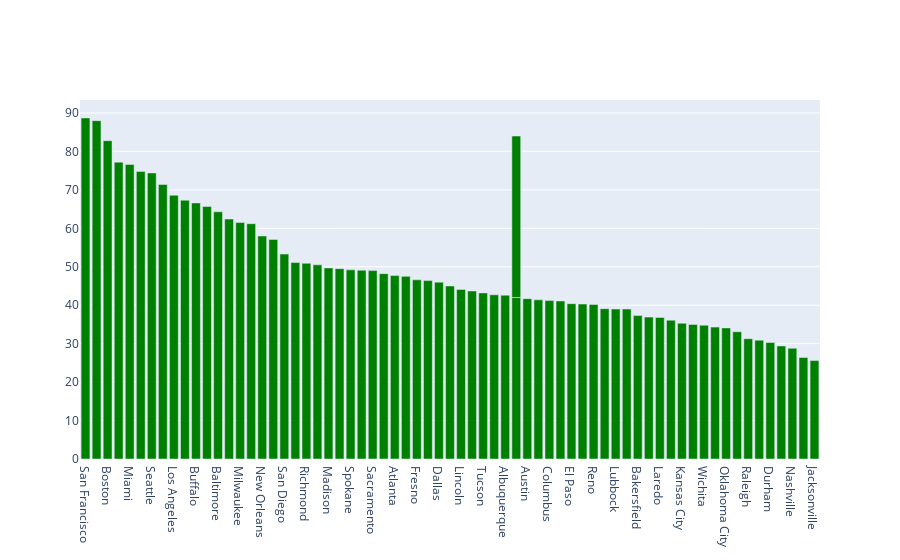

Here is the notebook cell this chart was saved with:
### Markdown cell above
### Let's look at visualizations of the data. Let's first look at the walkability scores across US Cities. The higher the Walk Score the more walkable a city is.

### Code cell
combined_data_sorted = combined_data.sort_values(by="Walk Score", ascending=False)

fig = go.Figure()
fig.add_trace(go.Bar(x=combined_data_sorted["City"], y=combined_data_sorted["Walk Score"], marker_color='green'))

fig.show()

### Figure 1 — Plotly figure (JSON) as saved in the notebook; plotly's stock layout.template omitted (floating-point values rounded to 4 significant figures)
{"data": [{"marker": {"color": "green"}, "type": "bar", "x": ["San Francisco", "New York", "Boston", "Chicago", "Miami", "Philadelphia", "Seattle", "Minneapolis", "Los Angeles", "Portland", "Buffalo", "St. Louis", "Baltimore", "Pittsburgh", "Milwaukee", "Denver", "New Orleans", "Cleveland", "San Diego", "Detroit", "Richmond", "San Jose", "Madison", "Tampa", "Spokane", "Cincinnati", "Sacramento", "Omaha", "Atlanta", "Houston", "Fresno", "Toledo", "Dallas", "Des Moines", "Lincoln", "Stockton", "Tucson", "Riverside", "Albuquerque", "Las Vegas", "Las Vegas", "Austin", "Phoenix", "Columbus", "Orlando", "El Paso", "Corpus Christi", "Reno", "Baton Rouge", "Lubbock", "Tulsa", "Bakersfield", "San Antonio", "Laredo", "Colorado Springs", "Kansas City", "Memphis", "Wichita", "Lexington", "Oklahoma City", "Virginia Beach", "Raleigh", "Anchorage", "Durham", "Greensboro", "Nashville", "Charlotte", "Jacksonville"], "y": [88.7, 88.0, 82.8, 77.2, 76.6, 74.8, 74.4, 71.4, 68.6, 67.3, 66.6, 65.7, 64.3, 62.4, 61.5, 61.2, 58.0, 57.1, 53.3, 51.1, 50.9, 50.5, 49.7, 49.5, 49.2, 49.1, 49.0, 48.2, 47.7, 47.5, 46.6, 46.4, 46.0, 45.0, 44.1, 43.7, 43.2, 42.7, 42.6, 42.0, 42.0, 41.7, 41.4, 41.2, 41.1, 40.4, 40.3, 40.2, 39.1, 39.0, 39.0, 37.3, 36.9, 36.8, 36.1, 35.3, 35.0, 34.8, 34.3, 34.1, 33.1, 31.3, 30.9, 30.3, 29.4, 28.8, 26.4, 25.6]}], "layout": {}}
